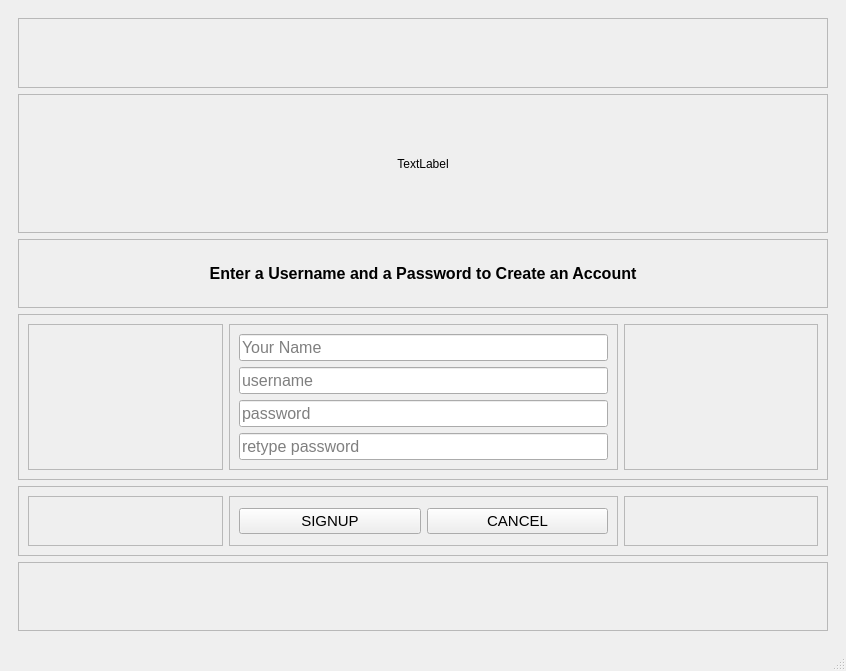
<?xml version="1.0" encoding="UTF-8"?>
<ui version="4.0">
 <class>MainWindow</class>
 <widget class="QMainWindow" name="MainWindow">
  <property name="geometry">
   <rect>
    <x>0</x>
    <y>0</y>
    <width>846</width>
    <height>671</height>
   </rect>
  </property>
  <property name="windowTitle">
   <string>MainWindow</string>
  </property>
  <widget class="QWidget" name="centralwidget">
   <layout class="QGridLayout" name="gridLayout">
    <item row="0" column="0">
     <widget class="QStackedWidget" name="stackedWidget">
      <property name="currentIndex">
       <number>2</number>
      </property>
      <widget class="QWidget" name="page">
       <layout class="QHBoxLayout" name="horizontalLayout_7" stretch="2,5,2">
        <item>
         <layout class="QHBoxLayout" name="horizontalLayout_6"/>
        </item>
        <item>
         <layout class="QVBoxLayout" name="verticalLayout" stretch="1,3,1,2,2">
          <item>
           <widget class="QFrame" name="frame_39">
            <property name="frameShape">
             <enum>QFrame::StyledPanel</enum>
            </property>
            <property name="frameShadow">
             <enum>QFrame::Raised</enum>
            </property>
           </widget>
          </item>
          <item>
           <widget class="QFrame" name="frame_2">
            <property name="frameShape">
             <enum>QFrame::StyledPanel</enum>
            </property>
            <property name="frameShadow">
             <enum>QFrame::Raised</enum>
            </property>
            <layout class="QGridLayout" name="gridLayout_3">
             <item row="0" column="0">
              <widget class="QLabel" name="labelLogo2">
               <property name="text">
                <string>CloudNote</string>
               </property>
               <property name="alignment">
                <set>Qt::AlignCenter</set>
               </property>
              </widget>
             </item>
            </layout>
           </widget>
          </item>
          <item>
           <widget class="QLabel" name="label">
            <property name="font">
             <font>
              <family>Segoe UI</family>
              <pointsize>19</pointsize>
              <weight>75</weight>
              <bold>true</bold>
             </font>
            </property>
            <property name="text">
             <string>Welcome to CloudNote!</string>
            </property>
            <property name="alignment">
             <set>Qt::AlignCenter</set>
            </property>
           </widget>
          </item>
          <item>
           <widget class="QFrame" name="frame_3">
            <property name="font">
             <font>
              <pointsize>6</pointsize>
             </font>
            </property>
            <property name="frameShape">
             <enum>QFrame::StyledPanel</enum>
            </property>
            <property name="frameShadow">
             <enum>QFrame::Raised</enum>
            </property>
            <layout class="QHBoxLayout" name="horizontalLayout_9" stretch="2,3,2">
             <item>
              <widget class="QFrame" name="frame_4">
               <property name="frameShape">
                <enum>QFrame::StyledPanel</enum>
               </property>
               <property name="frameShadow">
                <enum>QFrame::Raised</enum>
               </property>
              </widget>
             </item>
             <item>
              <widget class="QFrame" name="frame_5">
               <property name="frameShape">
                <enum>QFrame::StyledPanel</enum>
               </property>
               <property name="frameShadow">
                <enum>QFrame::Raised</enum>
               </property>
               <layout class="QVBoxLayout" name="verticalLayout_4">
                <item>
                 <widget class="QPushButton" name="btnNavLogin">
                  <property name="font">
                   <font>
                    <family>Segoe UI</family>
                    <pointsize>11</pointsize>
                   </font>
                  </property>
                  <property name="text">
                   <string>LOGIN</string>
                  </property>
                 </widget>
                </item>
                <item>
                 <widget class="QPushButton" name="btnNavSignup">
                  <property name="font">
                   <font>
                    <family>Segoe UI</family>
                    <pointsize>11</pointsize>
                   </font>
                  </property>
                  <property name="text">
                   <string>SIGNUP</string>
                  </property>
                 </widget>
                </item>
                <item>
                 <widget class="QPushButton" name="btnAbout">
                  <property name="font">
                   <font>
                    <family>Segoe UI</family>
                    <pointsize>11</pointsize>
                   </font>
                  </property>
                  <property name="text">
                   <string>ABOUT</string>
                  </property>
                 </widget>
                </item>
               </layout>
              </widget>
             </item>
             <item>
              <widget class="QFrame" name="frame_6">
               <property name="frameShape">
                <enum>QFrame::StyledPanel</enum>
               </property>
               <property name="frameShadow">
                <enum>QFrame::Raised</enum>
               </property>
              </widget>
             </item>
            </layout>
           </widget>
          </item>
          <item>
           <widget class="QFrame" name="frame">
            <property name="frameShape">
             <enum>QFrame::StyledPanel</enum>
            </property>
            <property name="frameShadow">
             <enum>QFrame::Raised</enum>
            </property>
           </widget>
          </item>
         </layout>
        </item>
        <item>
         <layout class="QHBoxLayout" name="horizontalLayout_8"/>
        </item>
       </layout>
      </widget>
      <widget class="QWidget" name="page_2">
       <layout class="QHBoxLayout" name="horizontalLayout_13" stretch="2,3,2">
        <item>
         <layout class="QHBoxLayout" name="horizontalLayout_11"/>
        </item>
        <item>
         <layout class="QVBoxLayout" name="verticalLayout_5" stretch="1,2,1,1,1,2">
          <item>
           <widget class="QFrame" name="frame_40">
            <property name="frameShape">
             <enum>QFrame::StyledPanel</enum>
            </property>
            <property name="frameShadow">
             <enum>QFrame::Raised</enum>
            </property>
           </widget>
          </item>
          <item>
           <widget class="QFrame" name="frame_8">
            <property name="frameShape">
             <enum>QFrame::StyledPanel</enum>
            </property>
            <property name="frameShadow">
             <enum>QFrame::Raised</enum>
            </property>
            <layout class="QGridLayout" name="gridLayout_4">
             <item row="0" column="0">
              <widget class="QLabel" name="labelLogin">
               <property name="text">
                <string>TextLabel</string>
               </property>
               <property name="alignment">
                <set>Qt::AlignCenter</set>
               </property>
              </widget>
             </item>
            </layout>
           </widget>
          </item>
          <item>
           <widget class="QFrame" name="frame_11">
            <property name="frameShape">
             <enum>QFrame::StyledPanel</enum>
            </property>
            <property name="frameShadow">
             <enum>QFrame::Raised</enum>
            </property>
            <layout class="QVBoxLayout" name="verticalLayout_7">
             <item>
              <widget class="QLabel" name="label_2">
               <property name="font">
                <font>
                 <family>Segoe UI</family>
                 <pointsize>10</pointsize>
                 <weight>75</weight>
                 <bold>true</bold>
                </font>
               </property>
               <property name="text">
                <string>Login using your Username and Password</string>
               </property>
               <property name="alignment">
                <set>Qt::AlignCenter</set>
               </property>
              </widget>
             </item>
            </layout>
           </widget>
          </item>
          <item>
           <widget class="QFrame" name="frame_9">
            <property name="frameShape">
             <enum>QFrame::StyledPanel</enum>
            </property>
            <property name="frameShadow">
             <enum>QFrame::Raised</enum>
            </property>
            <layout class="QHBoxLayout" name="horizontalLayout_15" stretch="1,2,1">
             <item>
              <widget class="QFrame" name="frame_14">
               <property name="frameShape">
                <enum>QFrame::StyledPanel</enum>
               </property>
               <property name="frameShadow">
                <enum>QFrame::Raised</enum>
               </property>
              </widget>
             </item>
             <item>
              <widget class="QFrame" name="frame_13">
               <property name="frameShape">
                <enum>QFrame::StyledPanel</enum>
               </property>
               <property name="frameShadow">
                <enum>QFrame::Raised</enum>
               </property>
               <layout class="QVBoxLayout" name="verticalLayout_6">
                <item>
                 <widget class="QLineEdit" name="lineLoginUN">
                  <property name="font">
                   <font>
                    <family>Segoe UI</family>
                    <pointsize>12</pointsize>
                   </font>
                  </property>
                  <property name="text">
                   <string/>
                  </property>
                  <property name="placeholderText">
                   <string>username</string>
                  </property>
                  <property name="testpro1" stdset="0">
                   <string/>
                  </property>
                 </widget>
                </item>
                <item>
                 <widget class="QLineEdit" name="lineLoginPW">
                  <property name="font">
                   <font>
                    <family>Segoe UI</family>
                    <pointsize>12</pointsize>
                   </font>
                  </property>
                  <property name="echoMode">
                   <enum>QLineEdit::Password</enum>
                  </property>
                  <property name="placeholderText">
                   <string>password</string>
                  </property>
                 </widget>
                </item>
               </layout>
              </widget>
             </item>
             <item>
              <widget class="QFrame" name="frame_12">
               <property name="frameShape">
                <enum>QFrame::StyledPanel</enum>
               </property>
               <property name="frameShadow">
                <enum>QFrame::Raised</enum>
               </property>
              </widget>
             </item>
            </layout>
           </widget>
          </item>
          <item>
           <widget class="QFrame" name="frame_10">
            <property name="frameShape">
             <enum>QFrame::StyledPanel</enum>
            </property>
            <property name="frameShadow">
             <enum>QFrame::Raised</enum>
            </property>
            <layout class="QHBoxLayout" name="horizontalLayout_14" stretch="1,2,1">
             <item>
              <widget class="QFrame" name="frame_15">
               <property name="frameShape">
                <enum>QFrame::StyledPanel</enum>
               </property>
               <property name="frameShadow">
                <enum>QFrame::Raised</enum>
               </property>
              </widget>
             </item>
             <item>
              <widget class="QFrame" name="frame_17">
               <property name="frameShape">
                <enum>QFrame::StyledPanel</enum>
               </property>
               <property name="frameShadow">
                <enum>QFrame::Raised</enum>
               </property>
               <layout class="QHBoxLayout" name="horizontalLayout_16">
                <item>
                 <widget class="QPushButton" name="btnLogin">
                  <property name="font">
                   <font>
                    <family>Segoe UI</family>
                    <pointsize>11</pointsize>
                   </font>
                  </property>
                  <property name="text">
                   <string>LOGIN</string>
                  </property>
                 </widget>
                </item>
                <item>
                 <widget class="QPushButton" name="btnCancelLogin">
                  <property name="font">
                   <font>
                    <family>Segoe UI</family>
                    <pointsize>11</pointsize>
                   </font>
                  </property>
                  <property name="text">
                   <string>CANCEL</string>
                  </property>
                 </widget>
                </item>
               </layout>
              </widget>
             </item>
             <item>
              <widget class="QFrame" name="frame_16">
               <property name="frameShape">
                <enum>QFrame::StyledPanel</enum>
               </property>
               <property name="frameShadow">
                <enum>QFrame::Raised</enum>
               </property>
              </widget>
             </item>
            </layout>
           </widget>
          </item>
          <item>
           <widget class="QFrame" name="frame_7">
            <property name="frameShape">
             <enum>QFrame::StyledPanel</enum>
            </property>
            <property name="frameShadow">
             <enum>QFrame::Raised</enum>
            </property>
           </widget>
          </item>
         </layout>
        </item>
        <item>
         <layout class="QHBoxLayout" name="horizontalLayout_12"/>
        </item>
       </layout>
      </widget>
      <widget class="QWidget" name="page_3">
       <layout class="QHBoxLayout" name="horizontalLayout_19" stretch="2,5,2">
        <item>
         <layout class="QHBoxLayout" name="horizontalLayout_17"/>
        </item>
        <item>
         <layout class="QVBoxLayout" name="verticalLayout_8" stretch="1,2,1,2,1,1">
          <item>
           <widget class="QFrame" name="frame_41">
            <property name="frameShape">
             <enum>QFrame::StyledPanel</enum>
            </property>
            <property name="frameShadow">
             <enum>QFrame::Raised</enum>
            </property>
           </widget>
          </item>
          <item>
           <widget class="QFrame" name="frame_28">
            <property name="frameShape">
             <enum>QFrame::StyledPanel</enum>
            </property>
            <property name="frameShadow">
             <enum>QFrame::Raised</enum>
            </property>
            <layout class="QGridLayout" name="gridLayout_5">
             <item row="0" column="0">
              <widget class="QLabel" name="labelSignup">
               <property name="text">
                <string>TextLabel</string>
               </property>
               <property name="alignment">
                <set>Qt::AlignCenter</set>
               </property>
              </widget>
             </item>
            </layout>
           </widget>
          </item>
          <item>
           <widget class="QFrame" name="frame_21">
            <property name="frameShape">
             <enum>QFrame::StyledPanel</enum>
            </property>
            <property name="frameShadow">
             <enum>QFrame::Raised</enum>
            </property>
            <layout class="QVBoxLayout" name="verticalLayout_9">
             <item>
              <widget class="QLabel" name="label_3">
               <property name="font">
                <font>
                 <family>Segoe UI</family>
                 <pointsize>12</pointsize>
                 <weight>75</weight>
                 <bold>true</bold>
                </font>
               </property>
               <property name="text">
                <string>Enter a Username and a Password to Create an Account</string>
               </property>
               <property name="alignment">
                <set>Qt::AlignCenter</set>
               </property>
              </widget>
             </item>
            </layout>
           </widget>
          </item>
          <item>
           <widget class="QFrame" name="frame_18">
            <property name="frameShape">
             <enum>QFrame::StyledPanel</enum>
            </property>
            <property name="frameShadow">
             <enum>QFrame::Raised</enum>
            </property>
            <layout class="QHBoxLayout" name="horizontalLayout_20" stretch="1,2,1">
             <item>
              <widget class="QFrame" name="frame_22">
               <property name="frameShape">
                <enum>QFrame::StyledPanel</enum>
               </property>
               <property name="frameShadow">
                <enum>QFrame::Raised</enum>
               </property>
              </widget>
             </item>
             <item>
              <widget class="QFrame" name="frame_23">
               <property name="frameShape">
                <enum>QFrame::StyledPanel</enum>
               </property>
               <property name="frameShadow">
                <enum>QFrame::Raised</enum>
               </property>
               <layout class="QVBoxLayout" name="verticalLayout_10">
                <item>
                 <widget class="QLineEdit" name="lineSignupName">
                  <property name="font">
                   <font>
                    <family>Segoe UI</family>
                    <pointsize>12</pointsize>
                   </font>
                  </property>
                  <property name="text">
                   <string/>
                  </property>
                  <property name="placeholderText">
                   <string>Your Name</string>
                  </property>
                 </widget>
                </item>
                <item>
                 <widget class="QLineEdit" name="lineSignupUN">
                  <property name="font">
                   <font>
                    <family>Segoe UI</family>
                    <pointsize>12</pointsize>
                   </font>
                  </property>
                  <property name="placeholderText">
                   <string>username</string>
                  </property>
                 </widget>
                </item>
                <item>
                 <widget class="QLineEdit" name="lineSignupPW">
                  <property name="font">
                   <font>
                    <family>Segoe UI</family>
                    <pointsize>12</pointsize>
                   </font>
                  </property>
                  <property name="echoMode">
                   <enum>QLineEdit::Password</enum>
                  </property>
                  <property name="placeholderText">
                   <string>password</string>
                  </property>
                 </widget>
                </item>
                <item>
                 <widget class="QLineEdit" name="lineSignupPWRe">
                  <property name="font">
                   <font>
                    <family>Segoe UI</family>
                    <pointsize>12</pointsize>
                   </font>
                  </property>
                  <property name="echoMode">
                   <enum>QLineEdit::Password</enum>
                  </property>
                  <property name="placeholderText">
                   <string>retype password</string>
                  </property>
                 </widget>
                </item>
               </layout>
              </widget>
             </item>
             <item>
              <widget class="QFrame" name="frame_24">
               <property name="frameShape">
                <enum>QFrame::StyledPanel</enum>
               </property>
               <property name="frameShadow">
                <enum>QFrame::Raised</enum>
               </property>
              </widget>
             </item>
            </layout>
           </widget>
          </item>
          <item>
           <widget class="QFrame" name="frame_19">
            <property name="frameShape">
             <enum>QFrame::StyledPanel</enum>
            </property>
            <property name="frameShadow">
             <enum>QFrame::Raised</enum>
            </property>
            <layout class="QHBoxLayout" name="horizontalLayout_21" stretch="1,2,1">
             <item>
              <widget class="QFrame" name="frame_25">
               <property name="frameShape">
                <enum>QFrame::StyledPanel</enum>
               </property>
               <property name="frameShadow">
                <enum>QFrame::Raised</enum>
               </property>
              </widget>
             </item>
             <item>
              <widget class="QFrame" name="frame_26">
               <property name="frameShape">
                <enum>QFrame::StyledPanel</enum>
               </property>
               <property name="frameShadow">
                <enum>QFrame::Raised</enum>
               </property>
               <layout class="QHBoxLayout" name="horizontalLayout_22">
                <item>
                 <widget class="QPushButton" name="btnSignupCreate">
                  <property name="font">
                   <font>
                    <family>Segoe UI</family>
                    <pointsize>11</pointsize>
                   </font>
                  </property>
                  <property name="text">
                   <string>SIGNUP</string>
                  </property>
                 </widget>
                </item>
                <item>
                 <widget class="QPushButton" name="btnCancelSignup">
                  <property name="font">
                   <font>
                    <family>Segoe UI</family>
                    <pointsize>11</pointsize>
                   </font>
                  </property>
                  <property name="text">
                   <string>CANCEL</string>
                  </property>
                 </widget>
                </item>
               </layout>
              </widget>
             </item>
             <item>
              <widget class="QFrame" name="frame_27">
               <property name="frameShape">
                <enum>QFrame::StyledPanel</enum>
               </property>
               <property name="frameShadow">
                <enum>QFrame::Raised</enum>
               </property>
              </widget>
             </item>
            </layout>
           </widget>
          </item>
          <item>
           <widget class="QFrame" name="frame_20">
            <property name="frameShape">
             <enum>QFrame::StyledPanel</enum>
            </property>
            <property name="frameShadow">
             <enum>QFrame::Raised</enum>
            </property>
           </widget>
          </item>
         </layout>
        </item>
        <item>
         <layout class="QHBoxLayout" name="horizontalLayout_18"/>
        </item>
       </layout>
      </widget>
      <widget class="QWidget" name="page_4">
       <layout class="QVBoxLayout" name="verticalLayout_16" stretch="1,10,0">
        <item>
         <layout class="QHBoxLayout" name="horizontalLayout_24" stretch="1,15,2,2">
          <item>
           <widget class="QLabel" name="noteLogo">
            <property name="text">
             <string>Logo</string>
            </property>
            <property name="alignment">
             <set>Qt::AlignCenter</set>
            </property>
           </widget>
          </item>
          <item>
           <widget class="QLabel" name="labelUsersNotes">
            <property name="font">
             <font>
              <family>Segoe UI</family>
              <pointsize>12</pointsize>
              <weight>75</weight>
              <bold>true</bold>
             </font>
            </property>
            <property name="text">
             <string>Your Notes</string>
            </property>
           </widget>
          </item>
          <item>
           <widget class="QPushButton" name="btnRefresh">
            <property name="font">
             <font>
              <family>Segoe UI</family>
              <pointsize>11</pointsize>
             </font>
            </property>
            <property name="text">
             <string>REFRESH</string>
            </property>
           </widget>
          </item>
          <item>
           <widget class="QPushButton" name="btnAuthLogout">
            <property name="font">
             <font>
              <family>Segoe UI</family>
              <pointsize>11</pointsize>
             </font>
            </property>
            <property name="text">
             <string>LOGOUT</string>
            </property>
           </widget>
          </item>
         </layout>
        </item>
        <item>
         <layout class="QHBoxLayout" name="horizontalLayout_27" stretch="1,2">
          <item>
           <layout class="QVBoxLayout" name="verticalLayout_13">
            <item>
             <widget class="QListWidget" name="listWidget">
              <property name="font">
               <font>
                <pointsize>12</pointsize>
               </font>
              </property>
             </widget>
            </item>
           </layout>
          </item>
          <item>
           <layout class="QVBoxLayout" name="verticalLayout_14">
            <item>
             <layout class="QHBoxLayout" name="horizontalLayout_30">
              <item>
               <widget class="QLabel" name="label_5">
                <property name="font">
                 <font>
                  <family>Segoe UI</family>
                  <pointsize>10</pointsize>
                  <weight>75</weight>
                  <bold>true</bold>
                 </font>
                </property>
                <property name="text">
                 <string>Note Title:</string>
                </property>
               </widget>
              </item>
              <item>
               <widget class="QLineEdit" name="lineNoteTitle">
                <property name="font">
                 <font>
                  <family>Segoe UI</family>
                  <pointsize>12</pointsize>
                 </font>
                </property>
                <property name="readOnly">
                 <bool>true</bool>
                </property>
               </widget>
              </item>
             </layout>
            </item>
            <item>
             <widget class="QPlainTextEdit" name="plainTextEdit">
              <property name="font">
               <font>
                <family>Segoe UI</family>
                <pointsize>12</pointsize>
               </font>
              </property>
              <property name="readOnly">
               <bool>true</bool>
              </property>
             </widget>
            </item>
           </layout>
          </item>
         </layout>
        </item>
        <item>
         <layout class="QHBoxLayout" name="horizontalLayout_26" stretch="1,3,1">
          <item>
           <widget class="QFrame" name="frame_29">
            <property name="frameShape">
             <enum>QFrame::StyledPanel</enum>
            </property>
            <property name="frameShadow">
             <enum>QFrame::Raised</enum>
            </property>
           </widget>
          </item>
          <item>
           <widget class="QFrame" name="frame_30">
            <property name="frameShape">
             <enum>QFrame::StyledPanel</enum>
            </property>
            <property name="frameShadow">
             <enum>QFrame::Raised</enum>
            </property>
            <layout class="QHBoxLayout" name="horizontalLayout_28" stretch="0,0,0">
             <item>
              <widget class="QPushButton" name="btnNavCreate">
               <property name="font">
                <font>
                 <family>Segoe UI</family>
                 <pointsize>11</pointsize>
                 <weight>50</weight>
                 <bold>false</bold>
                </font>
               </property>
               <property name="text">
                <string>CREATE</string>
               </property>
              </widget>
             </item>
             <item>
              <widget class="QPushButton" name="btnEditNote">
               <property name="enabled">
                <bool>false</bool>
               </property>
               <property name="font">
                <font>
                 <family>Segoe UI</family>
                 <pointsize>11</pointsize>
                 <weight>50</weight>
                 <bold>false</bold>
                </font>
               </property>
               <property name="text">
                <string>EDIT</string>
               </property>
              </widget>
             </item>
             <item>
              <widget class="QPushButton" name="btnDeleteNote">
               <property name="enabled">
                <bool>false</bool>
               </property>
               <property name="font">
                <font>
                 <family>Segoe UI</family>
                 <pointsize>11</pointsize>
                 <weight>50</weight>
                 <bold>false</bold>
                </font>
               </property>
               <property name="text">
                <string>DELETE</string>
               </property>
              </widget>
             </item>
            </layout>
           </widget>
          </item>
          <item>
           <widget class="QFrame" name="frame_31">
            <property name="frameShape">
             <enum>QFrame::StyledPanel</enum>
            </property>
            <property name="frameShadow">
             <enum>QFrame::Raised</enum>
            </property>
           </widget>
          </item>
         </layout>
        </item>
       </layout>
      </widget>
      <widget class="QWidget" name="page_5">
       <layout class="QVBoxLayout" name="verticalLayout_17">
        <item>
         <layout class="QVBoxLayout" name="verticalLayout_15">
          <item>
           <widget class="QLabel" name="labelSaveEdit">
            <property name="font">
             <font>
              <family>Segoe UI</family>
              <pointsize>12</pointsize>
              <weight>75</weight>
              <bold>true</bold>
             </font>
            </property>
            <property name="text">
             <string>새로운 메모 만들기</string>
            </property>
           </widget>
          </item>
          <item>
           <widget class="QLineEdit" name="lineAddTitle">
            <property name="font">
             <font>
              <family>Segoe UI</family>
              <pointsize>12</pointsize>
             </font>
            </property>
            <property name="frame">
             <bool>true</bool>
            </property>
            <property name="placeholderText">
             <string>타이틀 입력하세요</string>
            </property>
           </widget>
          </item>
          <item>
           <widget class="QPlainTextEdit" name="plainNoteText">
            <property name="font">
             <font>
              <family>Segoe UI</family>
              <pointsize>12</pointsize>
             </font>
            </property>
            <property name="placeholderText">
             <string>내용 입력하세요</string>
            </property>
           </widget>
          </item>
         </layout>
        </item>
        <item>
         <layout class="QHBoxLayout" name="horizontalLayout_31">
          <item>
           <widget class="QFrame" name="frame_32">
            <property name="frameShape">
             <enum>QFrame::StyledPanel</enum>
            </property>
            <property name="frameShadow">
             <enum>QFrame::Raised</enum>
            </property>
           </widget>
          </item>
          <item>
           <widget class="QFrame" name="frame_33">
            <property name="frameShape">
             <enum>QFrame::StyledPanel</enum>
            </property>
            <property name="frameShadow">
             <enum>QFrame::Raised</enum>
            </property>
            <layout class="QHBoxLayout" name="horizontalLayout_32">
             <item>
              <widget class="QPushButton" name="btnSaveNote">
               <property name="font">
                <font>
                 <family>Segoe UI</family>
                 <pointsize>11</pointsize>
                </font>
               </property>
               <property name="text">
                <string>저장</string>
               </property>
              </widget>
             </item>
             <item>
              <widget class="QPushButton" name="btnCancelSave">
               <property name="font">
                <font>
                 <family>Segoe UI</family>
                 <pointsize>11</pointsize>
                </font>
               </property>
               <property name="text">
                <string>취소</string>
               </property>
              </widget>
             </item>
            </layout>
           </widget>
          </item>
          <item>
           <widget class="QFrame" name="frame_34">
            <property name="frameShape">
             <enum>QFrame::StyledPanel</enum>
            </property>
            <property name="frameShadow">
             <enum>QFrame::Raised</enum>
            </property>
           </widget>
          </item>
         </layout>
        </item>
       </layout>
      </widget>
      <widget class="QWidget" name="page_6">
       <layout class="QHBoxLayout" name="horizontalLayout_2" stretch="5,1,5">
        <item>
         <layout class="QHBoxLayout" name="horizontalLayout"/>
        </item>
        <item>
         <layout class="QVBoxLayout" name="verticalLayout_2" stretch="2,4,1,2">
          <item>
           <widget class="QFrame" name="frame_35">
            <property name="frameShape">
             <enum>QFrame::StyledPanel</enum>
            </property>
            <property name="frameShadow">
             <enum>QFrame::Raised</enum>
            </property>
           </widget>
          </item>
          <item>
           <widget class="QFrame" name="frame_38">
            <property name="frameShape">
             <enum>QFrame::StyledPanel</enum>
            </property>
            <property name="frameShadow">
             <enum>QFrame::Raised</enum>
            </property>
            <layout class="QGridLayout" name="gridLayout_2">
             <item row="0" column="0">
              <widget class="QLabel" name="labelLogo">
               <property name="text">
                <string>CloudNote</string>
               </property>
               <property name="alignment">
                <set>Qt::AlignCenter</set>
               </property>
              </widget>
             </item>
            </layout>
           </widget>
          </item>
          <item>
           <widget class="QFrame" name="frame_37">
            <property name="frameShape">
             <enum>QFrame::StyledPanel</enum>
            </property>
            <property name="frameShadow">
             <enum>QFrame::Raised</enum>
            </property>
            <layout class="QHBoxLayout" name="horizontalLayout_4">
             <item>
              <widget class="QLabel" name="labelGif">
               <property name="font">
                <font>
                 <family>Segoe UI</family>
                 <pointsize>12</pointsize>
                </font>
               </property>
               <property name="text">
                <string>loading...</string>
               </property>
               <property name="alignment">
                <set>Qt::AlignCenter</set>
               </property>
              </widget>
             </item>
            </layout>
           </widget>
          </item>
          <item>
           <widget class="QFrame" name="frame_36">
            <property name="frameShape">
             <enum>QFrame::StyledPanel</enum>
            </property>
            <property name="frameShadow">
             <enum>QFrame::Raised</enum>
            </property>
           </widget>
          </item>
         </layout>
        </item>
        <item>
         <layout class="QHBoxLayout" name="horizontalLayout_3"/>
        </item>
       </layout>
      </widget>
     </widget>
    </item>
   </layout>
  </widget>
  <widget class="QMenuBar" name="menubar">
   <property name="geometry">
    <rect>
     <x>0</x>
     <y>0</y>
     <width>846</width>
     <height>20</height>
    </rect>
   </property>
  </widget>
  <widget class="QStatusBar" name="statusbar"/>
 </widget>
 <resources/>
 <connections/>
</ui>
